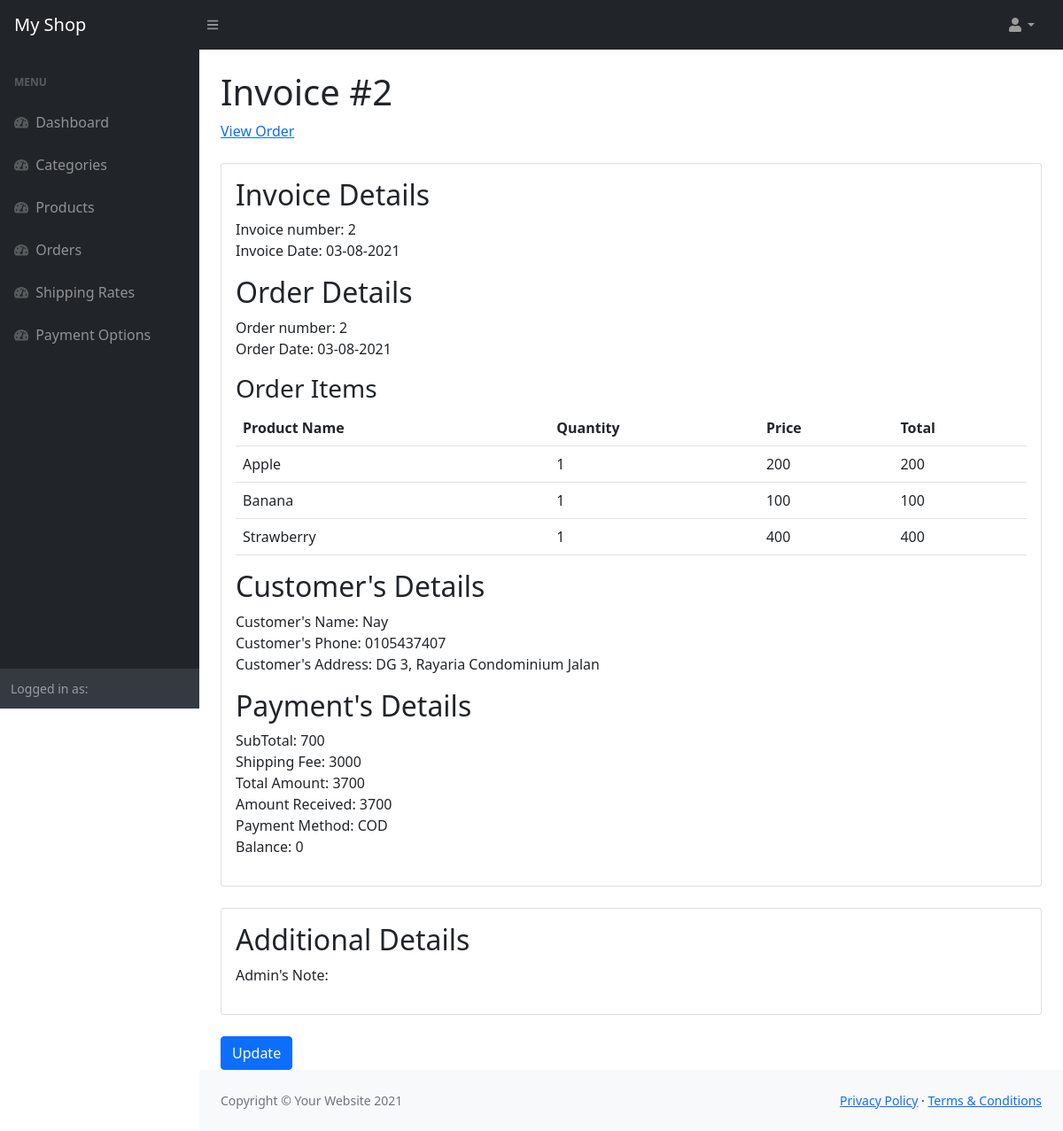
The app's page /admin/invoice_single.php?id=2 with its own data.
### tables this page shows
CREATE TABLE `invoices` (
  `id` int(11) NOT NULL,
  `order_amount` int(32) NOT NULL,
  `amount_received` int(32) NOT NULL,
  `order_id` int(11) NOT NULL,
  `admin_note` text NOT NULL,
  `created_on` datetime NOT NULL DEFAULT CURRENT_TIMESTAMP
);

CREATE TABLE `orders` (
  `id` int(11) NOT NULL,
  `customer_name` varchar(32) NOT NULL,
  `customer_phone` varchar(32) NOT NULL,
  `customer_address` varchar(32) NOT NULL,
  `customer_message` text NOT NULL,
  `payment_method` varchar(32) NOT NULL,
  `order_status` enum('pending','paid','shipped','completed','cancelled','refunded') NOT NULL,
  `admin_note` text NOT NULL,
  `user_id` int(11) NOT NULL,
  `shipping_rate_id` int(11) NOT NULL,
  `created_on` datetime NOT NULL DEFAULT CURRENT_TIMESTAMP
);

CREATE TABLE `order_items` (
  `id` int(11) NOT NULL,
  `quantity` int(11) NOT NULL,
  `price` int(11) NOT NULL,
  `product_id` int(11) NOT NULL,
  `order_id` int(11) NOT NULL,
  `created_on` datetime NOT NULL DEFAULT CURRENT_TIMESTAMP
);

CREATE TABLE `products` (
  `id` int(11) NOT NULL,
  `name` varchar(32) NOT NULL,
  `code` varchar(32) NOT NULL,
  `price` int(32) NOT NULL,
  `description` text NOT NULL,
  `image` varchar(255) NOT NULL,
  `category_id` int(11) NOT NULL,
  `created_on` datetime NOT NULL DEFAULT CURRENT_TIMESTAMP
);

CREATE TABLE `shippings` (
  `id` int(11) NOT NULL,
  `name` varchar(32) NOT NULL,
  `description` text NOT NULL,
  `price` int(32) NOT NULL,
  `created_on` datetime NOT NULL DEFAULT CURRENT_TIMESTAMP
);

### admin/invoice_single.php (the view, shortened to what this page needs)
<?php
include('inc/connect.php');
if(isset($_GET['id'])){
    $id = $_GET['id'];
    $sql = "SELECT invoices.id, invoices.order_amount, invoices.amount_received, invoices.admin_note, invoices.created_on, orders.id as order_id, orders.customer_name, orders.customer_phone, orders.customer_address, orders.payment_method, orders.created_on as order_datetime, shippings.price as shipping_fee FROM invoices, orders, shippings WHERE invoices.order_id = orders.id AND orders.shipping_rate_id = shippings.id AND invoices.id = {$id}";
    $result = $conn->query($sql);
    $invoice = array();
    if ($result->num_rows > 0) {
      $invoice = $result->fetch_assoc();
    }else{
        echo "Error: ".$conn->error;
    }
    $sql = "SELECT products.image, products.name, order_items.quantity, order_items.price, order_items.quantity * order_items.price as total FROM order_items, products WHERE order_items.product_id = products.id AND order_id = {$invoice['order_id']}";
    $result = $conn->query($sql);
    $order_items = array();
    if ($result->num_rows > 0) {
      while($row = $result->fetch_assoc()) {
        array_push($order_items, $row);
      }
    }
}else{
    header('Location:orders_single.php?id='.$invoice['order_id']);
}
?>
<?php include("inc/header.php"); ?>
            <main>
                <div class="container-fluid px-4">
                    <h1 class="mt-4">Invoice #<?php echo $invoice['id']; ?></h1>
                    <a href="orders_single.php?id=<?php echo $invoice['order_id']; ?>">View Order</a>
                    <div class="card mt-4">
                        <div class="card-body">
                            <h2>Invoice Details</h2>
                            <p>
                            Invoice number: <?php echo $invoice['id']; ?><br>
                            Invoice Date: <?php echo date("d-m-Y", strtotime($invoice['created_on']));?>
                            </p>
                            <h2>Order Details</h2>
                            <p>
                            Order number: <?php echo $invoice['order_id']; ?><br>
                            Order Date: <?php echo date("d-m-Y", strtotime($invoice['order_datetime']));?> <br>
                            </p>
                            <h3>Order Items</h3>
                            <table class="table">
                            <tr>
                                <th>Product Name</th>
                                <th>Quantity</th>
                                <th>Price</th>
                                <th>Total</th>
                            </tr>
                            <?php $order_items_total = 0; ?>
                            <?php foreach($order_items as $item): ?>
                                <?php
                                    $order_items_total += $item['total'];
                                ?>
                                <tr>
                                    <td><?php echo $item['name']; ?></td>
                                    <td><?php echo $item['quantity']; ?></td>
                                    <td><?php echo $item['price']; ?></td>
                                    <td><?php echo $item['total']; ?></td>
                                </tr>
                            <?php endforeach; ?>
                            </table>
                            <h2>Customer's Details</h2>
                            <p>
                            Customer's Name: <?php echo $invoice['customer_name']; ?><br>
                            Customer's Phone: <?php echo $invoice['customer_phone']; ?><br>
                            Customer's Address: <?php echo $invoice['customer_address']; ?><br>
                            </p>
                            <h2>Payment's Details</h2>
                            <p>
                            SubTotal: <?php echo $order_items_total; ?><br>
                            Shipping Fee: <?php echo $invoice['shipping_fee']; ?><br>
                            Total Amount: <?php echo $invoice['order_amount']; ?><br>
                            Amount Received: <?php echo $invoice['amount_received']; ?><br>
                            Payment Method: <?php echo $invoice['payment_method']; ?><br>
                            Balance: <?php echo $invoice['order_amount'] - $invoice['amount_received'];?>
                            </p>
                        </div>
                    </div>
                    <div class="card mt-4">
                        <div class="card-body">
                             <h2>Additional Details</h2>
                             <p>
                                Admin's Note:<br>
                             </p>
                        </div>
                    </div>
                    <a class="btn btn-primary mt-4" href="invoice_update.php?id=<?php echo $invoice['id']; ?>">Update</a>
                </div>
            </main>
<?php include("inc/footer.php"); ?>

### admin/inc/header.php (shortened to what this page needs)
<!DOCTYPE html>
<html lang="en">
    <head>
        <link href="https://cdn.jsdelivr.net/npm/simple-datatables@latest/dist/style.css" rel="stylesheet" />
        <link href="css/styles.css" rel="stylesheet" />
    </head>
    <body class="sb-nav-fixed">
        <nav class="sb-topnav navbar navbar-expand navbar-dark bg-dark">
            <a class="navbar-brand ps-3" href="index.html">My Shop</a>
            <button class="btn btn-link btn-sm order-1 order-lg-0 me-4 me-lg-0" id="sidebarToggle" href="#!"><i class="fas fa-bars"></i></button>
            <ul class="navbar-nav d-none d-md-inline-block form-inline ms-auto me-4">
                <li class="nav-item dropdown">
                    <a class="nav-link dropdown-toggle" id="navbarDropdown" href="#" role="button" data-bs-toggle="dropdown" aria-expanded="false"><i class="fas fa-user fa-fw"></i></a>
                </li>
            </ul>
        </nav>
        <div id="layoutSidenav">
            <div id="layoutSidenav_nav">
                <nav class="sb-sidenav accordion sb-sidenav-dark" id="sidenavAccordion">
                    <div class="sb-sidenav-menu">
                        <div class="nav">
                            <div class="sb-sidenav-menu-heading">Menu</div>
                            <a class="nav-link" href="index.php">
                                <div class="sb-nav-link-icon"><i class="fas fa-tachometer-alt"></i></div>
                                Dashboard
                            </a>
                            <a class="nav-link" href="categories_list.php">
                                <div class="sb-nav-link-icon"><i class="fas fa-tachometer-alt"></i></div>
                                Categories
                            </a>
                            <a class="nav-link" href="product_list.php">
                                <div class="sb-nav-link-icon"><i class="fas fa-tachometer-alt"></i></div>
                                Products
                            </a>
                            <a class="nav-link" href="orders_list.php">
                                <div class="sb-nav-link-icon"><i class="fas fa-tachometer-alt"></i></div>
                                Orders
                            </a>
                            <a class="nav-link" href="shipping_rates_list.php">
                                <div class="sb-nav-link-icon"><i class="fas fa-tachometer-alt"></i></div>
                                Shipping Rates
                            </a>
                            <a class="nav-link" href="payment_options_list.php">
                                <div class="sb-nav-link-icon"><i class="fas fa-tachometer-alt"></i></div>
                                Payment Options
                            </a>
                        </div>
                    </div>
                    <div class="sb-sidenav-footer">
                        <div class="small">Logged in as: <?php echo isset($_SESSION['user_name'])?$_SESSION['user_name']:''; ?></div>
                    </div>
                </nav>
            </div>
            <div id="layoutSidenav_content">

### admin/inc/footer.php (shortened to what this page needs)
                <footer class="py-4 bg-light mt-auto">
                    <div class="container-fluid px-4">
                        <div class="d-flex align-items-center justify-content-between small">
                            <div class="text-muted">Copyright &copy; Your Website 2021</div>
                            <div>
                                <a href="#">Privacy Policy</a>
                                &middot;
                                <a href="#">Terms &amp; Conditions</a>
                            </div>
                        </div>
                    </div>
                </footer>
            </div>
        </div>
    </body>
</html>

### records on screen
invoices: id "2", created_on "03-08-2021", order "2", order.created_on "03-08-2021", order.customer_name "Nay", order.customer_phone "0105437407", order.customer_address "DG 3, Rayaria Condominium Jalan", shippings.price "3000", order_amount "3700", amount_received "3700", order.payment_method "COD", $invoice['order_amount'] - $invoice['amount_received'] "0"
order_items: product.name "Apple", quantity "1", price "200", total "200"
order_items: product.name "Banana", quantity "1", price "100", total "100"
order_items: product.name "Strawberry", quantity "1", price "400", total "400"

### other values on screen
$order_items_total "700"
